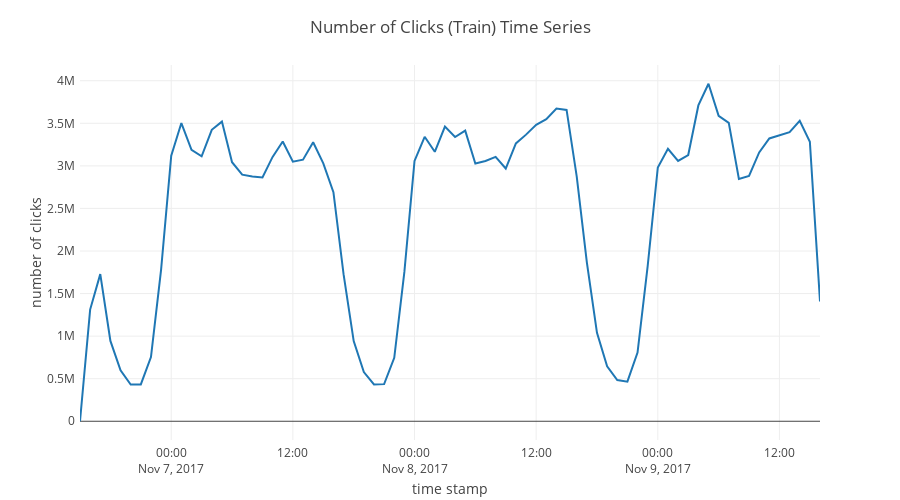

The code cell stored with this chart in its notebook:
### Markdown cell above
## Look at some time series pattern

### Code cell
# let's round timestamp to hour
df_train['click_hour'] = df_train['click_time'].dt.round('H')
num_clicks = df_train.groupby('click_hour').size()
# plot
plotly_plot = PlotlyPlot(
    title='Number of Clicks (Train) Time Series', 
    yaxis={'title': 'number of clicks'}, 
    xaxis={'title': 'time stamp'})
plotly_plot.lineplot(
    x=num_clicks.index, 
    y=num_clicks, 

)
